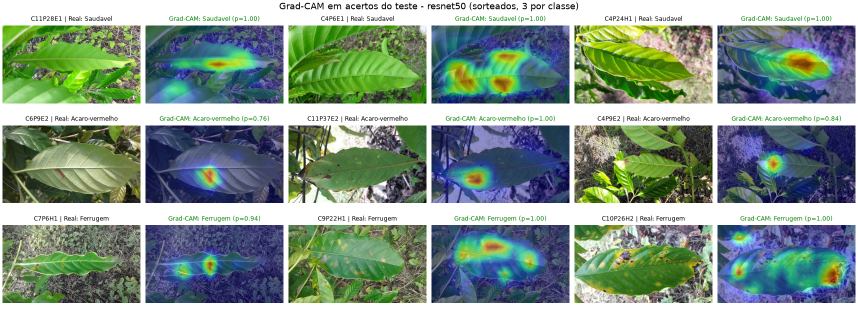
#> input picture outputs/resnet50/gradcam_acertos.png, 1716 x 627 px (shown at 1/2 size)
$ python -i rocole_regras.py   (imports and definitions only)
#> lines starting #> are read from the running program, lines starting #| are printed output that depends on the picture; after the words box and inside, x2 and y2 are one past the last pixel; in counts of white or black regions, pixels touching at a corner belong together
#> further down, picture is the input picture: shape (627, 1716, 3); mean B, G, R 138.4, 150.2, 130.7
"""Detector de ferrugem por regras no RoCoLe, replica de Rodriguez-Gallo, Escobar-Benitez e Rodriguez-Lainez,
"Robust Coffee Rust Detection Using UAV-Based Aerial RGB Imagery", AgriEngineering 5 (2023) 1415-1431.

Uso:
  python -P src/rocole_regras.py ajustar [--zip data/archive.zip]  # escolhe parametros no treino, confere na validacao
  python -P src/rocole_regras.py testar  [--zip data/archive.zip]  # pontua o teste uma vez e compara com a ResNet-50

Pergunta binaria: ha ferrugem visivel na foto? Positivo = pasta rust; negativo = healthy e red_spider_mite.
Pipeline (como no artigo): variancia local por canal (janela circular 5x5, como o filtro Variance do ImageJ) ->
mascara de vermelho/laranja (HSV) -> contornos preenchidos -> abertura e fechamento (elipse 5x5) -> Hough de
circulos -> "ferrugem" se houver pelo menos k circulos. O artigo nao publica os limiares de cor, os parametros do
Hough nem a regra de decisao: aqui eles sao escolhidos no treino, numa grade pequena.
"""
import argparse
import json
import os
import zipfile
from multiprocessing import Pool

import cv2
import matplotlib

# [1 line not run here, left out]
import matplotlib.pyplot as plt
import numpy as np
import pandas as pd

from rocole_comum import NOMES_ROCOLE_PT, OUT_ROCOLE, ROCOLE_MASCARAS, ROCOLE_ZIP, SEED

RAIO_VARIANCIA = 2  # janela circular 5x5 (N = 5 no artigo; raio 2 no ImageJ)
# nome: (matiz maxima, matiz minima do vermelho que da a volta, saturacao minima, brilho minimo); matiz do OpenCV 0-179
PRESETS_COR = {
    "estreito": (15, 170, 120, 120),
    "medio": (20, 165, 90, 90),
    "largo": (25, 160, 60, 60),
}
PARAM2_GRADE = (12, 18, 25)  # limiar do acumulador do Hough: menor = mais circulos
K_GRADE = (1, 2, 3, 5, 8, 12)  # minimo de circulos para dizer "ferrugem"
RAIO_MIN, RAIO_MAX = 4, 60  # raio das lesoes em pixels, nas fotos 1920x1080
KERNEL = cv2.getStructuringElement(cv2.MORPH_ELLIPSE, (5, 5))
CHAVES = ["sensibilidade", "especificidade", "acuracia_balanceada", "f1", "acuracia"]
PASTA = OUT_ROCOLE / "regras"
PARAMS = PASTA / "parametros.json"
PASTA_FOLHA = OUT_ROCOLE / "regras_folha"  # mesmo detector, so dentro da mascara da folha-alvo (SAM)


def _disco(raio):
    yy, xx = np.mgrid[-raio:raio + 1, -raio:raio + 1]
    k = (xx ** 2 + yy ** 2 <= raio ** 2 + 1).astype(np.float32)  # mesmo formato do kernel circular do ImageJ
    return k / k.sum()


def variancia_local(img, raio=RAIO_VARIANCIA):
    """Variancia local de cada canal numa janela circular, cortada em 0-255 (como o ImageJ faz em imagens RGB)."""
#> called with raio = 2
    k = _disco(raio)
    f = img.astype(np.float32)
    media = cv2.filter2D(f, -1, k, borderType=cv2.BORDER_REFLECT)
    media2 = cv2.filter2D(f * f, -1, k, borderType=cv2.BORDER_REFLECT)
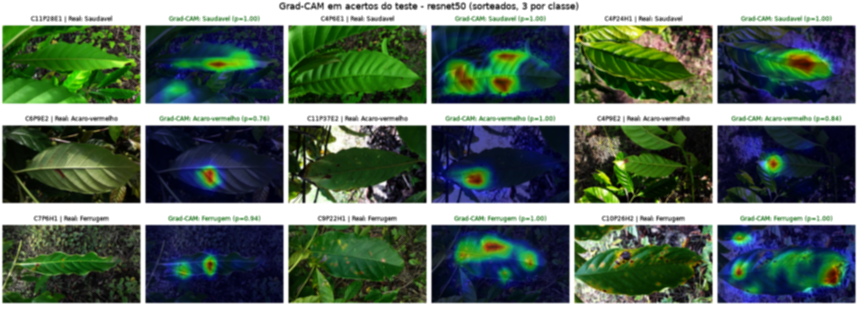
#> media2: shape (627, 1716, 3) float32 (shown at 1/2 size); mean B, G, R 26021.3, 28821, 24577.3; drawn with min black and max white
    return np.clip(np.rint(media2 - media * media), 0, 255).astype(np.uint8)
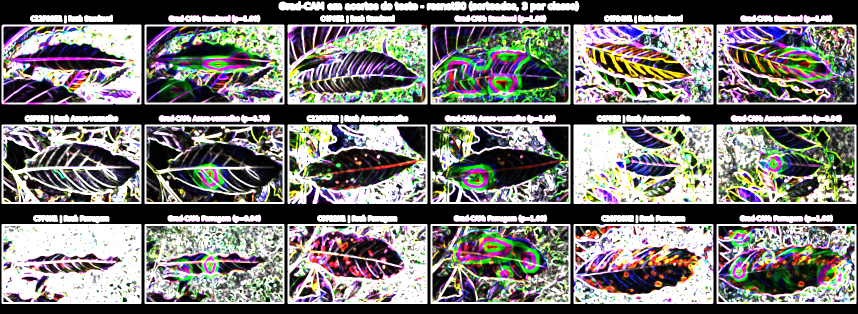
#> returned value: shape (627, 1716, 3) (shown at 1/2 size); mean of channels 0, 1, 2 117.2, 119.6, 121; drawn as B, G, R


def mascara_cor(var_bgr, preset):
    """Pixels vermelhos/laranja do mapa de variancia (bordas das lesoes de ferrugem). Devolve 0/255."""
    hmax, hmin2, smin, vmin = PRESETS_COR[preset]
    h, s, v = cv2.split(cv2.cvtColor(var_bgr, cv2.COLOR_BGR2HSV))
    m = ((h <= hmax) | (h >= hmin2)) & (s >= smin) & (v >= vmin)
    return m.astype(np.uint8) * 255


def limpar_mascara(mascara):
    """Contornos externos preenchidos, depois abertura e fechamento com elipse 5x5 (nesta ordem, como no artigo)."""
    contornos, _ = cv2.findContours(mascara, cv2.RETR_EXTERNAL, cv2.CHAIN_APPROX_SIMPLE)
    cheia = np.zeros_like(mascara)
    cv2.drawContours(cheia, contornos, -1, 255, thickness=cv2.FILLED)
    cheia = cv2.morphologyEx(cheia, cv2.MORPH_OPEN, KERNEL)
    return cv2.morphologyEx(cheia, cv2.MORPH_CLOSE, KERNEL)


def circulos(mascara_limpa, param2):
    """Transformada de Hough de circulos na mascara limpa. Devolve (N, 3) inteiros: x, y, raio."""
    borrada = cv2.GaussianBlur(mascara_limpa, (9, 9), 2)
    c = cv2.HoughCircles(borrada, cv2.HOUGH_GRADIENT, dp=1, minDist=2 * RAIO_MIN, param1=100, param2=param2,
                         minRadius=RAIO_MIN, maxRadius=RAIO_MAX)
    return np.zeros((0, 3), int) if c is None else np.rint(c[0, :, :3]).astype(int)


def contar_grade(img_bgr, presets=PRESETS_COR, param2s=PARAM2_GRADE, mascara=None):
    """Numero de circulos para cada combinacao de preset de cor e sensibilidade do Hough."""
    var = variancia_local(img_bgr)
    if mascara is not None:  # so a folha-alvo: fora dela a variancia vira 0 (nada vermelho/laranja)
        var[~mascara] = 0
    saida = {}
    for nome in presets:
        m = limpar_mascara(mascara_cor(var, nome))
        for p2 in param2s:
            saida[f"{nome}_p{p2}"] = int(len(circulos(m, p2)))
#> this loop made 3 passes
#> (nome, hmax in mascara_cor, hmin2 in mascara_cor, smin in mascara_cor, vmin in mascara_cor) on passes 1, 3: ('estreito', 15, 170, 120, 120), ('largo', 25, 160, 60, 60)
#> (nome, hmax in mascara_cor, hmin2 in mascara_cor, smin in mascara_cor, vmin in mascara_cor) on pass 2: ('medio', 20, 165, 90, 90)
#> pass 1, in mascara_cor, `h, s, v = cv2.split(cv2.cvtColor(var_bgr, cv2.COLOR_BGR2HSV))`:
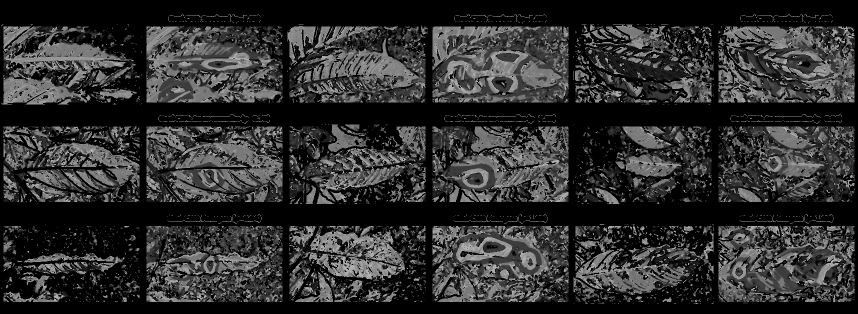
#> h: shape (627, 1716) (shown at 1/2 size); min 0, max 179, mean 46.7
#> pass 1, in mascara_cor, `h, s, v = cv2.split(cv2.cvtColor(var_bgr, cv2.COLOR_BGR2HSV))`:
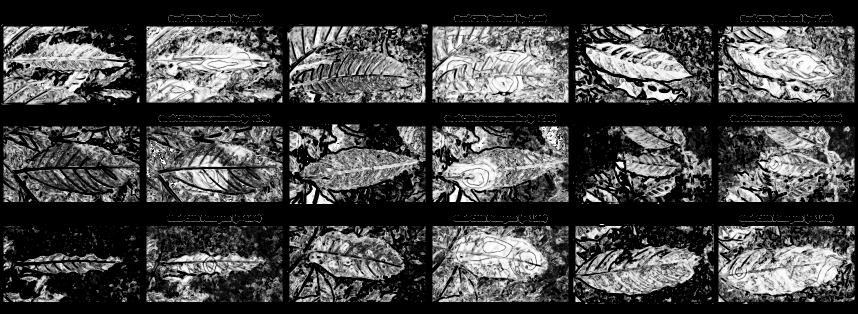
#> s: shape (627, 1716) (shown at 1/2 size); min 0, max 255, mean 71.9
#> pass 1, in mascara_cor, `h, s, v = cv2.split(cv2.cvtColor(var_bgr, cv2.COLOR_BGR2HSV))`:
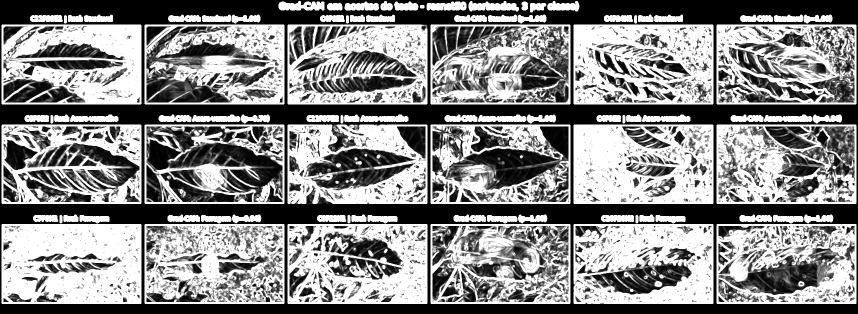
#> v: shape (627, 1716) (shown at 1/2 size); min 0, max 255, mean 137.7
#> pass 1, in mascara_cor, `m = ((h <= hmax) | (h >= hmin2)) & (s >= smin) & (v >= vmin)`:
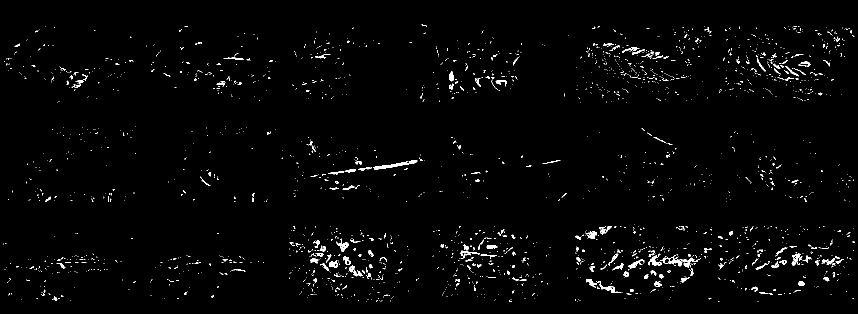
#> m: shape (627, 1716) bool (shown at 1/2 size); 1.7% white in thin lines or dots, all inside (x1, y1, x2, y2) = (7, 49, 1709, 604)
#> after the loop:
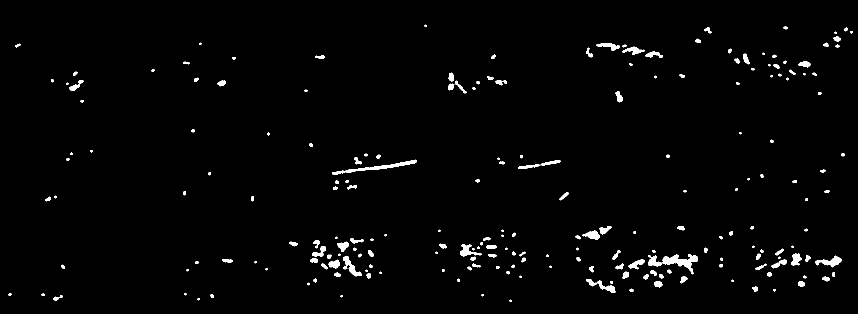
#> m: shape (627, 1716) (shown at 1/2 size); 1.7% white; 213 white regions (37 under 20 px), largest, box (x1, y1, x2, y2) and area: (1296, 508, 1396, 549) 1465, (664, 319, 834, 350) 965, (1630, 511, 1683, 535) 547
#> after the loop, saida = 9 items
    return saida


# [46 lines left out: functions metricas_binarias, bootstrap_binario, escolher_parametros, carregar_parametros, not called in this run]


# ---------------------------------------------------------------- leitura em paralelo das fotos originais do zip
_ZIP = None


# [4 lines left out: function _abrir_zip, not called in this run]


def _ler(arquivo, z=None):
    return cv2.imdecode(np.frombuffer((z or _ZIP).read(arquivo), np.uint8), cv2.IMREAD_COLOR)


def _ler_mascara(caminho, forma):
    m = cv2.imread(str(caminho), cv2.IMREAD_GRAYSCALE)
    return cv2.resize(m, (forma[1], forma[0]), interpolation=cv2.INTER_NEAREST) > 0


# [4 lines left out: function _contar, not called in this run]


def _detectar(tarefa):
    arquivo, preset, p2 = tarefa
    return int(len(circulos(limpar_mascara(mascara_cor(variancia_local(_ler(arquivo)), preset)), p2)))


def _mapa_paralelo(func, itens, caminho_zip):
    with Pool(max(1, (os.cpu_count() or 2) - 1), initializer=_abrir_zip, initargs=(str(caminho_zip),)) as pool:
        return pool.map(func, itens, chunksize=4)


# [4 lines left out: function _taxas_por_classe, not called in this run]


def taxas_por_classe_e_lado(df, coluna):
    """Fracao com 'ferrugem' por classe (linhas) e lado da folha (colunas: H = face, E = verso)."""
    return df.pivot_table(index="classe", columns="lado", values=coluna, aggfunc="mean")


# [174 lines left out: functions ajustar, _desenhar, figura_etapas, figura_exemplos, testar, main, not called in this run]


# [2 lines not run here, left out]

>>> import cv2
>>> picture = cv2.imread('../outputs/resnet50/gradcam_acertos.png')
>>> result = contar_grade(picture)
#> result = 9 items
